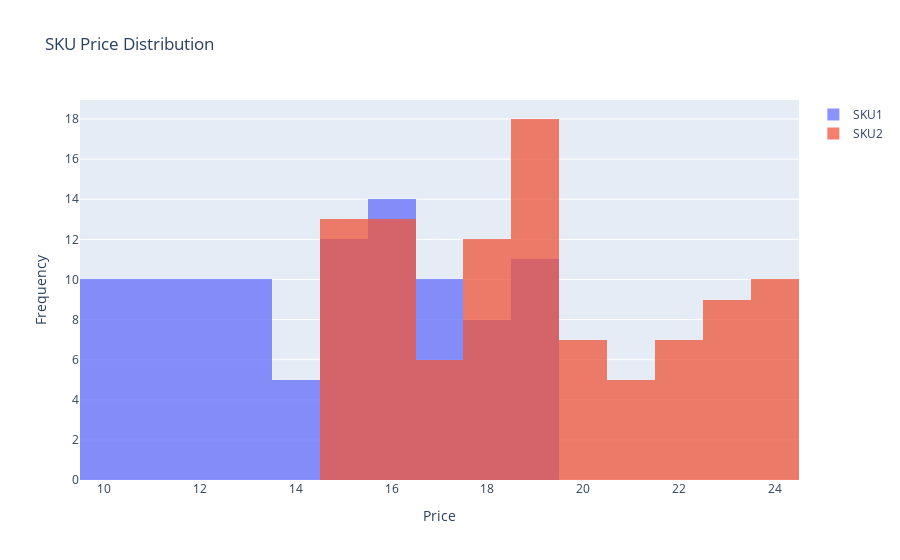

The notebook cell saved with this chart:
### Code cell
fig = go.Figure()
fig.add_trace(go.Histogram(x=price_sku1, name='SKU1'))
fig.add_trace(go.Histogram(x=price_sku2, name='SKU2'))
fig.update_layout(barmode='overlay', title='SKU Price Distribution', xaxis_title='Price', yaxis_title='Frequency')
fig.update_traces(opacity=0.75)
fig.show()

### Figure 1 — Plotly figure (JSON) as saved in the notebook; plotly's stock layout.template omitted (floating-point values rounded to 4 significant figures)
{"data": [{"name": "SKU1", "opacity": 0.75, "type": "histogram", "x": [16, 12, 13, 16, 15, 10, 17, 15, 13, 11, 15, 16, 18, 12, 17, 16, 18, 17, 10, 16, 19, 13, 17, 14, 10, 18, 15, 17, 19, 14, 15, 19, 11, 15, 13, 12, 19, 16, 19, 13, 18, 18, 11, 11, 16, 10, 11, 13, 11, 10, 16, 11, 15, 15, 14, 12, 16, 11, 16, 15, 13, 13, 15, 18, 12, 14, 19, 17, 11, 10, 17, 17, 11, 19, 12, 14, 19, 13, 12, 13, 15, 10, 10, 16, 19, 16, 19, 19, 12, 15, 18, 18, 16, 17, 17, 12, 16, 10, 10, 12]}, {"name": "SKU2", "opacity": 0.75, "type": "histogram", "x": [21, 16, 19, 15, 19, 18, 20, 21, 15, 23, 20, 22, 18, 20, 16, 16, 18, 23, 16, 19, 19, 21, 24, 21, 19, 23, 19, 17, 19, 16, 24, 24, 22, 23, 19, 20, 24, 19, 20, 22, 17, 19, 15, 17, 24, 17, 16, 24, 15, 21, 16, 24, 15, 22, 15, 16, 16, 18, 18, 20, 15, 24, 24, 22, 16, 23, 18, 16, 19, 23, 23, 15, 22, 17, 18, 20, 15, 15, 18, 19, 15, 15, 18, 19, 19, 17, 18, 15, 18, 23, 19, 24, 16, 18, 23, 22, 19, 19, 16, 19]}], "layout": {"barmode": "overlay", "title": {"text": "SKU Price Distribution"}, "xaxis": {"title": {"text": "Price"}}, "yaxis": {"title": {"text": "Frequency"}}}}
